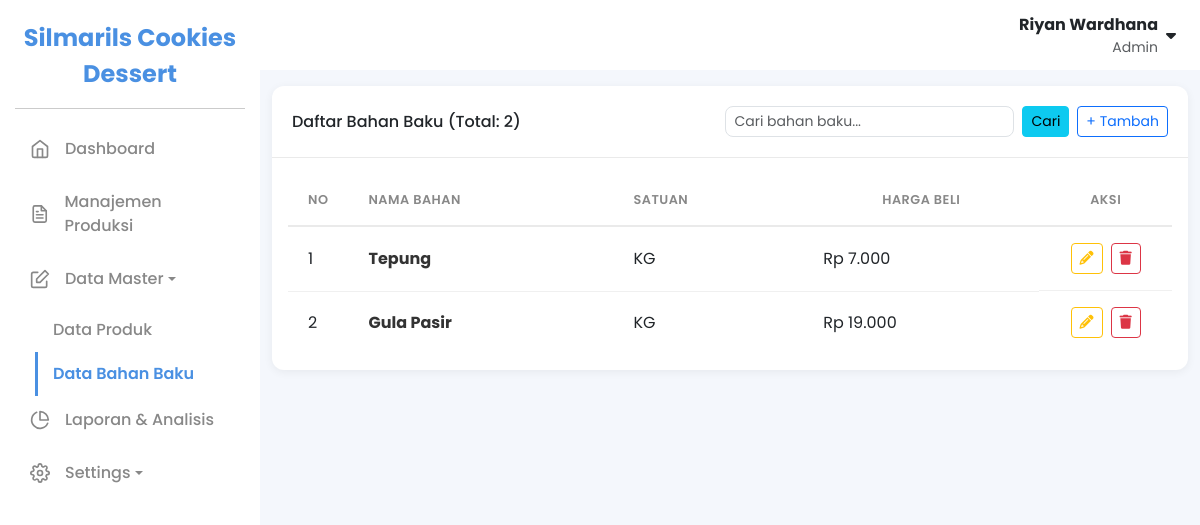
/index.php?page=bahan_baku (signed in), run on the app's committed database.
### tables this page shows
CREATE TABLE `bahan_baku` (
  `id_bahan_baku` int NOT NULL,
  `nama_bahan` varchar(100) NOT NULL,
  `satuan` varchar(20) NOT NULL,
  `harga_beli` decimal(10,2) DEFAULT '0.00'
);

### core/functions.php (called while the page is built, shortened)
<?php
function base_url($path = '')
{
            $protocol = isset($_SERVER['HTTPS']) && $_SERVER['HTTPS'] === 'on' ? "https" : "http";
            $host = $_SERVER['HTTP_HOST'];
            $script_name = str_replace('\\', '/', dirname($_SERVER['SCRIPT_NAME']));
            $project_root = rtrim($script_name, '/');
            $url = "$protocol://$host" . rtrim($project_root, '/') . '/' . ltrim($path, '/');
            return $url;
}

### pages/bahan_baku.php (the view, shortened to what this page needs)
<?php
$search_term = isset($_GET['q']) ? trim($_GET['q']) : '';
$limit = 10;
$page = isset($_GET['p']) ? (int)$_GET['p'] : 1;
$offset = ($page - 1) * $limit;
$count_sql = "SELECT COUNT(id_bahan_baku) FROM bahan_baku";
$params = [];
$stmt_count = $pdo->prepare($count_sql);
$stmt_count->execute($params);
$total_records = $stmt_count->fetchColumn();
$data_sql = "SELECT * FROM bahan_baku";
$data_sql .= " ORDER BY id_bahan_baku DESC LIMIT ? OFFSET ?";
$params[] = $limit;
$params[] = $offset;
$stmt = $pdo->prepare($data_sql);
$stmt->bindValue(count($params) - 1, $limit, PDO::PARAM_INT);
$stmt->bindValue(count($params), $offset, PDO::PARAM_INT);
$stmt->execute();
$bahan_bakus = $stmt->fetchAll(PDO::FETCH_ASSOC);
$nomor = ($page - 1) * $limit + 1;
?>
<div class="container-fluid py-3">
            <div class="card">
                        <div class="card-header d-flex flex-wrap align-items-center justify-content-between">
                                    <h6 class="m-0">Daftar Bahan Baku (Total: <?php echo $total_records ?>)</h6>
                                    <div class="d-flex flex-wrap align-items-center">
                                                <form method="GET" class="d-flex me-2">
                                                            <input type="text" name="q" class="form-control form-control-sm" placeholder="Cari bahan baku..." value="<?php echo htmlspecialchars($search_term); ?>">
                                                            <button type="submit" class="btn btn-sm btn-info ms-2">Cari</button>
                                                </form>
                                                <a href="<?php echo base_url('index.php?page=bahan_baku_form'); ?>" class="btn btn-outline-primary btn-sm">+ Tambah</a>
                                    </div>
                        </div>
                        <div class="card-body">
                                    <div class="table-responsive">
                                                <table class="table-modern">
                                                            <thead>
                                                                        <tr>
                                                                                    <th style="width: 5%;">No</th>
                                                                                    <th>Nama Bahan</th>
                                                                                    <th>Satuan</th>
                                                                                    <th class="text-center">Harga Beli</th>
                                                                                    <th class="text-center" style="width: 15%;">Aksi</th>
                                                                        </tr>
                                                            </thead>
                                                            <tbody>
                                                                        <?php if (empty($bahan_bakus)): ?>
                                                                                    <tr>
                                                                                                <td colspan="5" class="text-center bg-light p-5">Data bahan baku tidak ditemukan.</td>
                                                                                    </tr>
                                                                        <?php else: ?>
                                                                                    <?php foreach ($bahan_bakus as $bahan): ?>
                                                                                                <tr>
                                                                                                            <td><?php echo $nomor++; ?></td>
                                                                                                            <td>
                                                                                                                        <div class="fw-bold"><?php echo htmlspecialchars($bahan['nama_bahan']); ?></div>
                                                                                                            </td>
                                                                                                            <td><?php echo htmlspecialchars($bahan['satuan']); ?></td>
                                                                                                            <td class="text-start">Rp <?php echo number_format($bahan['harga_beli'], 0, ',', '.'); ?></td>
                                                                                                            <td class="d-flex justify-content-center gap-2">
                                                                                                                        <a href="<?php echo base_url('index.php?page=bahan_baku_form&id=' . $bahan['id_bahan_baku']); ?>" class="btn btn-outline-warning btn-sm"><i class="fa-solid fa-pencil"></i></a>
                                                                                                                        <a href="<?php echo base_url('index.php?page=bahan_baku_hapus&id=' . $bahan['id_bahan_baku']); ?>" class="btn btn-outline-danger btn-sm" onclick="return confirm('Anda yakin?');"><i class="fa-solid fa-trash"></i></a>
                                                                                                            </td>
                                                                                                </tr>
                                                                                    <?php endforeach; ?>
                                                                        <?php endif; ?>
                                                            </tbody>
                                                </table>
                                    </div>
                        </div>
            </div>
</div>

### assets/css/style.css (style rules this page uses)
:root { --primary-color: #4a90e2; --sidebar-bg: #ffffff; --body-bg: #f4f7fc; --card-bg: #ffffff; --text-color: #333333; --text-muted: #888888; --sidebar-width: 260px; --border-radius: 12px; --shadow: 0 4px 20px rgba(0, 0, 0, 0.05); --shadow: 0 2px 10px rgba(0, 0, 0, 0.06); }
body { background-color: var(--body-bg); font-family: "Poppins", sans-serif; color: var(--text-color); }
.card { border: none; border-radius: var(--border-radius); box-shadow: var(--shadow); margin-bottom: 1.5rem; }
.card-header { background-color: transparent; border-bottom: 1px solid #eaeaea; padding: 1.25rem; font-weight: 600; }
.form-control { border-radius: 8px; }
.table-modern { width: 100%; }
.table-modern thead th { border: none; border-bottom: 2px solid #eaeaea; text-transform: uppercase; color: var(--text-muted); font-size: 0.8rem; font-weight: 600; letter-spacing: 0.5px; padding: 1rem 1.25rem; text-align: left; }
.table-modern tbody td { border: none; border-bottom: 1px solid #f0f0f0; padding: 1rem 1.25rem; vertical-align: middle; }
.table-modern tbody tr:last-child td { border-bottom: none; }
.table-modern .fw-bold { color: var(--text-color); }

### data on the page
bahan_baku: nama_bahan "Tepung", satuan "KG", harga_beli "7.000"
bahan_baku: nama_bahan "Gula Pasir", satuan "KG", harga_beli "19.000"

### other printed values
$settings['nama_website'] "Silmarils Cookies Dessert"
$_SESSION['nama_lengkap'] "Riyan Wardhana"
$_SESSION['role'] "Admin"
$total_records "2"
